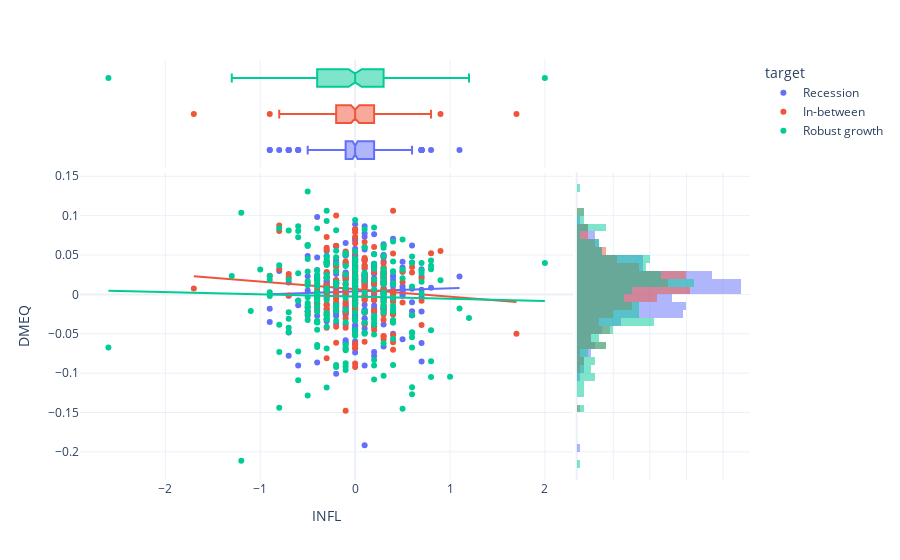

The notebook cell this image was saved under:
### Markdown cell above
`INFL` vs `DMEQ`

### Code cell
fig = px.scatter(df_ft, x='INFL', y='DMEQ', color='target', trendline='ols', marginal_y='histogram', marginal_x='box', template='plotly_white')
results = px.get_trendline_results(fig)
fig.show()

### Figure 1 — Plotly figure (JSON) as saved in the notebook; plotly's stock layout.template omitted (floating-point values rounded to 4 significant figures; data arrays with more than 128 entries replaced by an {"elided": "..."} marker saying what was removed)
{"data": [{"hovertemplate": "target=Recession<br>INFL=%{x}<br>DMEQ=%{y}<extra></extra>", "legendgroup": "Recession", "marker": {"color": "#636efa", "symbol": "circle"}, "mode": "markers", "name": "Recession", "orientation": "v", "showlegend": true, "type": "scatter", "x": {"elided": "308 float values"}, "xaxis": "x", "y": {"elided": "308 float values"}, "yaxis": "y"}, {"alignmentgroup": "True", "hovertemplate": "target=Recession<br>INFL=%{x}<extra></extra>", "legendgroup": "Recession", "marker": {"color": "#636efa", "symbol": "circle"}, "name": "Recession", "notched": true, "offsetgroup": "Recession", "showlegend": false, "type": "box", "x": {"elided": "308 float values"}, "xaxis": "x3", "yaxis": "y3"}, {"alignmentgroup": "True", "bingroup": "y", "hovertemplate": "target=Recession<br>DMEQ=%{y}<br>count=%{x}<extra></extra>", "legendgroup": "Recession", "marker": {"color": "#636efa"}, "name": "Recession", "offsetgroup": "Recession", "opacity": 0.5, "showlegend": false, "type": "histogram", "xaxis": "x2", "y": {"elided": "308 float values"}, "yaxis": "y2"}, {"hovertemplate": "<b>OLS trendline</b><br>DMEQ = 0.00393657 * INFL + 0.00379488<br>R<sup>2</sup>=0.001183<br><br>target=Recession<br>INFL=%{x}<br>DMEQ=%{y} <b>(trend)</b><extra></extra>", "legendgroup": "Recession", "marker": {"color": "#636efa", "symbol": "circle"}, "mode": "lines", "name": "Recession", "showlegend": false, "type": "scatter", "x": {"elided": "308 float values"}, "xaxis": "x", "y": {"elided": "308 float values"}, "yaxis": "y"}, {"hovertemplate": "target=In-between<br>INFL=%{x}<br>DMEQ=%{y}<extra></extra>", "legendgroup": "In-between", "marker": {"color": "#EF553B", "symbol": "circle"}, "mode": "markers", "name": "In-between", "orientation": "v", "showlegend": true, "type": "scatter", "x": {"elided": "214 float values"}, "xaxis": "x", "y": {"elided": "214 float values"}, "yaxis": "y"}, {"alignmentgroup": "True", "hovertemplate": "target=In-between<br>INFL=%{x}<extra></extra>", "legendgroup": "In-between", "marker": {"color": "#EF553B", "symbol": "circle"}, "name": "In-between", "notched": true, "offsetgroup": "In-between", "showlegend": false, "type": "box", "x": {"elided": "214 float values"}, "xaxis": "x3", "yaxis": "y3"}, {"alignmentgroup": "True", "bingroup": "y", "hovertemplate": "target=In-between<br>DMEQ=%{y}<br>count=%{x}<extra></extra>", "legendgroup": "In-between", "marker": {"color": "#EF553B"}, "name": "In-between", "offsetgroup": "In-between", "opacity": 0.5, "showlegend": false, "type": "histogram", "xaxis": "x2", "y": {"elided": "214 float values"}, "yaxis": "y2"}, {"hovertemplate": "<b>OLS trendline</b><br>DMEQ = -0.00964434 * INFL + 0.00673575<br>R<sup>2</sup>=0.007592<br><br>target=In-between<br>INFL=%{x}<br>DMEQ=%{y} <b>(trend)</b><extra></extra>", "legendgroup": "In-between", "marker": {"color": "#EF553B", "symbol": "circle"}, "mode": "lines", "name": "In-between", "showlegend": false, "type": "scatter", "x": {"elided": "214 float values"}, "xaxis": "x", "y": {"elided": "214 float values"}, "yaxis": "y"}, {"hovertemplate": "target=Robust growth<br>INFL=%{x}<br>DMEQ=%{y}<extra></extra>", "legendgroup": "Robust growth", "marker": {"color": "#00cc96", "symbol": "circle"}, "mode": "markers", "name": "Robust growth", "orientation": "v", "showlegend": true, "type": "scatter", "x": {"elided": "252 float values"}, "xaxis": "x", "y": {"elided": "252 float values"}, "yaxis": "y"}, {"alignmentgroup": "True", "hovertemplate": "target=Robust growth<br>INFL=%{x}<extra></extra>", "legendgroup": "Robust growth", "marker": {"color": "#00cc96", "symbol": "circle"}, "name": "Robust growth", "notched": true, "offsetgroup": "Robust growth", "showlegend": false, "type": "box", "x": {"elided": "252 float values"}, "xaxis": "x3", "yaxis": "y3"}, {"alignmentgroup": "True", "bingroup": "y", "hovertemplate": "target=Robust growth<br>DMEQ=%{y}<br>count=%{x}<extra></extra>", "legendgroup": "Robust growth", "marker": {"color": "#00cc96"}, "name": "Robust growth", "offsetgroup": "Robust growth", "opacity": 0.5, "showlegend": false, "type": "histogram", "xaxis": "x2", "y": {"elided": "252 float values"}, "yaxis": "y2"}, {"hovertemplate": "<b>OLS trendline</b><br>DMEQ = -0.00279566 * INFL + -0.00266606<br>R<sup>2</sup>=0.000718<br><br>target=Robust growth<br>INFL=%{x}<br>DMEQ=%{y} <b>(trend)</b><extra></extra>", "legendgroup": "Robust growth", "marker": {"color": "#00cc96", "symbol": "circle"}, "mode": "lines", "name": "Robust growth", "showlegend": false, "type": "scatter", "x": {"elided": "252 float values"}, "xaxis": "x", "y": {"elided": "252 float values"}, "yaxis": "y"}], "layout": {"barmode": "overlay", "legend": {"title": {"text": "target"}, "tracegroupgap": 0}, "margin": {"t": 60}, "xaxis": {"anchor": "y", "domain": [0, 0.7363], "title": {"text": "INFL"}}, "xaxis2": {"anchor": "y2", "domain": [0.7413, 1], "matches": "x2", "showgrid": true, "showline": false, "showticklabels": false, "ticks": ""}, "xaxis3": {"anchor": "y3", "domain": [0, 0.7363], "matches": "x", "showgrid": true, "showticklabels": false}, "xaxis4": {"anchor": "y4", "domain": [0.7413, 1], "matches": "x2", "showgrid": true, "showline": false, "showticklabels": false, "ticks": ""}, "yaxis": {"anchor": "x", "domain": [0, 0.7326], "title": {"text": "DMEQ"}}, "yaxis2": {"anchor": "x2", "domain": [0, 0.7326], "matches": "y", "showgrid": true, "showticklabels": false}, "yaxis3": {"anchor": "x3", "domain": [0.7426, 1], "matches": "y3", "showgrid": false, "showline": false, "showticklabels": false, "ticks": ""}, "yaxis4": {"anchor": "x4", "domain": [0.7426, 1], "matches": "y3", "showgrid": true, "showline": false, "showticklabels": false, "ticks": ""}}}
